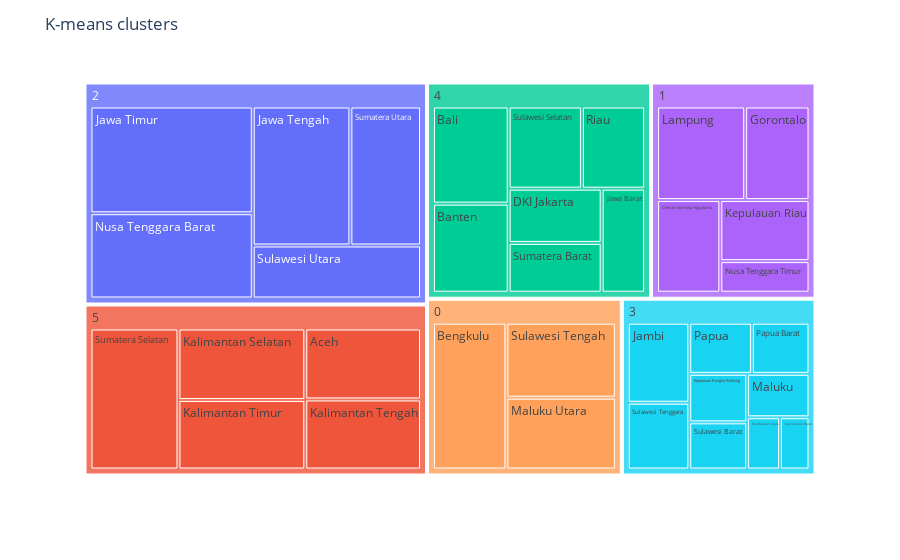

Here is the notebook cell this chart was saved with:
### Code cell
vis_tmap = px.treemap(t.reset_index(), path=['K-means', ColumnData.province], values=ColumnData.mortality)
vis_tmap.update_layout(title='K-means clusters')
vis_tmap.show()

### Figure 1 — Plotly figure (JSON) as saved in the notebook; plotly's stock layout.template omitted (floating-point values rounded to 4 significant figures)
{"data": [{"branchvalues": "total", "domain": {"x": [0, 1], "y": [0, 1]}, "hovertemplate": "labels=%{label}<br>Mortality=%{value}<br>parent=%{parent}<br>id=%{id}<extra></extra>", "ids": ["5/Aceh", "4/Bali", "4/Banten", "0/Bengkulu", "4/DKI Jakarta", "1/Daerah Istimewa Yogyakarta", "1/Gorontalo", "3/Jambi", "4/Jawa Barat", "2/Jawa Tengah", "2/Jawa Timur", "3/Kalimantan Barat", "5/Kalimantan Selatan", "5/Kalimantan Tengah", "5/Kalimantan Timur", "3/Kalimantan Utara", "3/Kepulauan Bangka Belitung", "1/Kepulauan Riau", "1/Lampung", "3/Maluku", "0/Maluku Utara", "2/Nusa Tenggara Barat", "1/Nusa Tenggara Timur", "3/Papua", "3/Papua Barat", "4/Riau", "3/Sulawesi Barat", "4/Sulawesi Selatan", "0/Sulawesi Tengah", "3/Sulawesi Tenggara", "2/Sulawesi Utara", "4/Sumatera Barat", "5/Sumatera Selatan", "2/Sumatera Utara", "0", "1", "2", "3", "4", "5"], "labels": ["Aceh", "Bali", "Banten", "Bengkulu", "DKI Jakarta", "Daerah Istimewa Yogyakarta", "Gorontalo", "Jambi", "Jawa Barat", "Jawa Tengah", "Jawa Timur", "Kalimantan Barat", "Kalimantan Selatan", "Kalimantan Tengah", "Kalimantan Timur", "Kalimantan Utara", "Kepulauan Bangka Belitung", "Kepulauan Riau", "Lampung", "Maluku", "Maluku Utara", "Nusa Tenggara Barat", "Nusa Tenggara Timur", "Papua", "Papua Barat", "Riau", "Sulawesi Barat", "Sulawesi Selatan", "Sulawesi Tengah", "Sulawesi Tenggara", "Sulawesi Utara", "Sumatera Barat", "Sumatera Selatan", "Sumatera Utara", "0", "1", "2", "3", "4", "5"], "name": "", "parents": ["5", "4", "4", "0", "4", "1", "1", "3", "4", "2", "2", "3", "5", "5", "5", "3", "3", "1", "1", "3", "0", "2", "1", "3", "3", "4", "3", "4", "0", "3", "2", "4", "5", "2", "", "", "", "", "", ""], "type": "treemap", "values": [0.03624, 0.03167, 0.02905, 0.04857, 0.02172, 0.02578, 0.02647, 0.02217, 0.01946, 0.05708, 0.0729, 0.006939, 0.04, 0.03578, 0.03892, 0.007752, 0.01266, 0.02395, 0.03625, 0.01223, 0.03542, 0.05821, 0.01239, 0.01443, 0.01326, 0.02236, 0.0123, 0.02593, 0.03697, 0.0185, 0.03752, 0.01997, 0.05475, 0.0413, 0.121, 0.1248, 0.267, 0.1202, 0.1702, 0.2057]}], "layout": {"legend": {"tracegroupgap": 0}, "margin": {"t": 60}, "title": {"text": "K-means clusters"}}}
